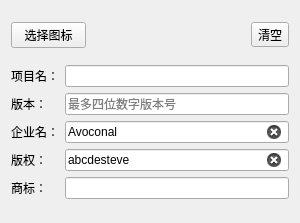
<?xml version="1.0" encoding="UTF-8"?>
<ui version="4.0">
 <class>copyright</class>
 <widget class="QWidget" name="copyright">
  <property name="geometry">
   <rect>
    <x>0</x>
    <y>0</y>
    <width>300</width>
    <height>223</height>
   </rect>
  </property>
  <property name="windowTitle">
   <string>Form</string>
  </property>
  <layout class="QVBoxLayout" name="verticalLayout">
   <item>
    <layout class="QHBoxLayout" name="horizontalLayout">
     <item>
      <widget class="PrimaryPushButton" name="btn_select_icon">
       <property name="maximumSize">
        <size>
         <width>75</width>
         <height>16777215</height>
        </size>
       </property>
       <property name="text">
        <string>选择图标</string>
       </property>
      </widget>
     </item>
     <item>
      <widget class="QLabel" name="label_icon_path">
       <property name="text">
        <string/>
       </property>
       <property name="wordWrap">
        <bool>true</bool>
       </property>
      </widget>
     </item>
     <item>
      <widget class="QLabel" name="label_icon_preview">
       <property name="sizePolicy">
        <sizepolicy hsizetype="Maximum" vsizetype="Maximum">
         <horstretch>0</horstretch>
         <verstretch>0</verstretch>
        </sizepolicy>
       </property>
       <property name="text">
        <string/>
       </property>
      </widget>
     </item>
     <item>
      <widget class="ToolButton" name="btn_clear_icon">
       <property name="text">
        <string>清空</string>
       </property>
      </widget>
     </item>
    </layout>
   </item>
   <item>
    <layout class="QGridLayout" name="gridLayout">
     <item row="2" column="0">
      <widget class="QLabel" name="label_company">
       <property name="text">
        <string>企业名：</string>
       </property>
      </widget>
     </item>
     <item row="2" column="1">
      <widget class="LineEdit" name="lineedit_company">
       <property name="text">
        <string>Avoconal</string>
       </property>
       <property name="clearButtonEnabled">
        <bool>true</bool>
       </property>
      </widget>
     </item>
     <item row="3" column="0">
      <widget class="QLabel" name="label_copyright">
       <property name="text">
        <string>版权：</string>
       </property>
      </widget>
     </item>
     <item row="1" column="1">
      <widget class="LineEdit" name="lineedit_version">
       <property name="placeholderText">
        <string>最多四位数字版本号</string>
       </property>
       <property name="clearButtonEnabled">
        <bool>true</bool>
       </property>
      </widget>
     </item>
     <item row="3" column="1">
      <widget class="LineEdit" name="lineedit_copyright">
       <property name="text">
        <string>abcdesteve</string>
       </property>
       <property name="clearButtonEnabled">
        <bool>true</bool>
       </property>
      </widget>
     </item>
     <item row="0" column="1">
      <widget class="LineEdit" name="lineedit_project">
       <property name="clearButtonEnabled">
        <bool>true</bool>
       </property>
      </widget>
     </item>
     <item row="4" column="1">
      <widget class="LineEdit" name="lineedit_trademark">
       <property name="clearButtonEnabled">
        <bool>true</bool>
       </property>
      </widget>
     </item>
     <item row="1" column="0">
      <widget class="QLabel" name="label_version">
       <property name="text">
        <string>版本：</string>
       </property>
      </widget>
     </item>
     <item row="0" column="0">
      <widget class="QLabel" name="label_project">
       <property name="text">
        <string>项目名：</string>
       </property>
      </widget>
     </item>
     <item row="4" column="0">
      <widget class="QLabel" name="label_trademark">
       <property name="text">
        <string>商标：</string>
       </property>
      </widget>
     </item>
    </layout>
   </item>
  </layout>
 </widget>
 <customwidgets>
  <customwidget>
   <class>ToolButton</class>
   <extends>QToolButton</extends>
   <header>qfluentwidgets</header>
  </customwidget>
  <customwidget>
   <class>LineEdit</class>
   <extends>QLineEdit</extends>
   <header>qfluentwidgets</header>
  </customwidget>
  <customwidget>
   <class>PrimaryPushButton</class>
   <extends>QPushButton</extends>
   <header>qfluentwidgets</header>
  </customwidget>
 </customwidgets>
 <tabstops>
  <tabstop>btn_select_icon</tabstop>
  <tabstop>btn_clear_icon</tabstop>
  <tabstop>lineedit_project</tabstop>
  <tabstop>lineedit_version</tabstop>
  <tabstop>lineedit_company</tabstop>
  <tabstop>lineedit_copyright</tabstop>
  <tabstop>lineedit_trademark</tabstop>
 </tabstops>
 <resources/>
 <connections/>
</ui>
